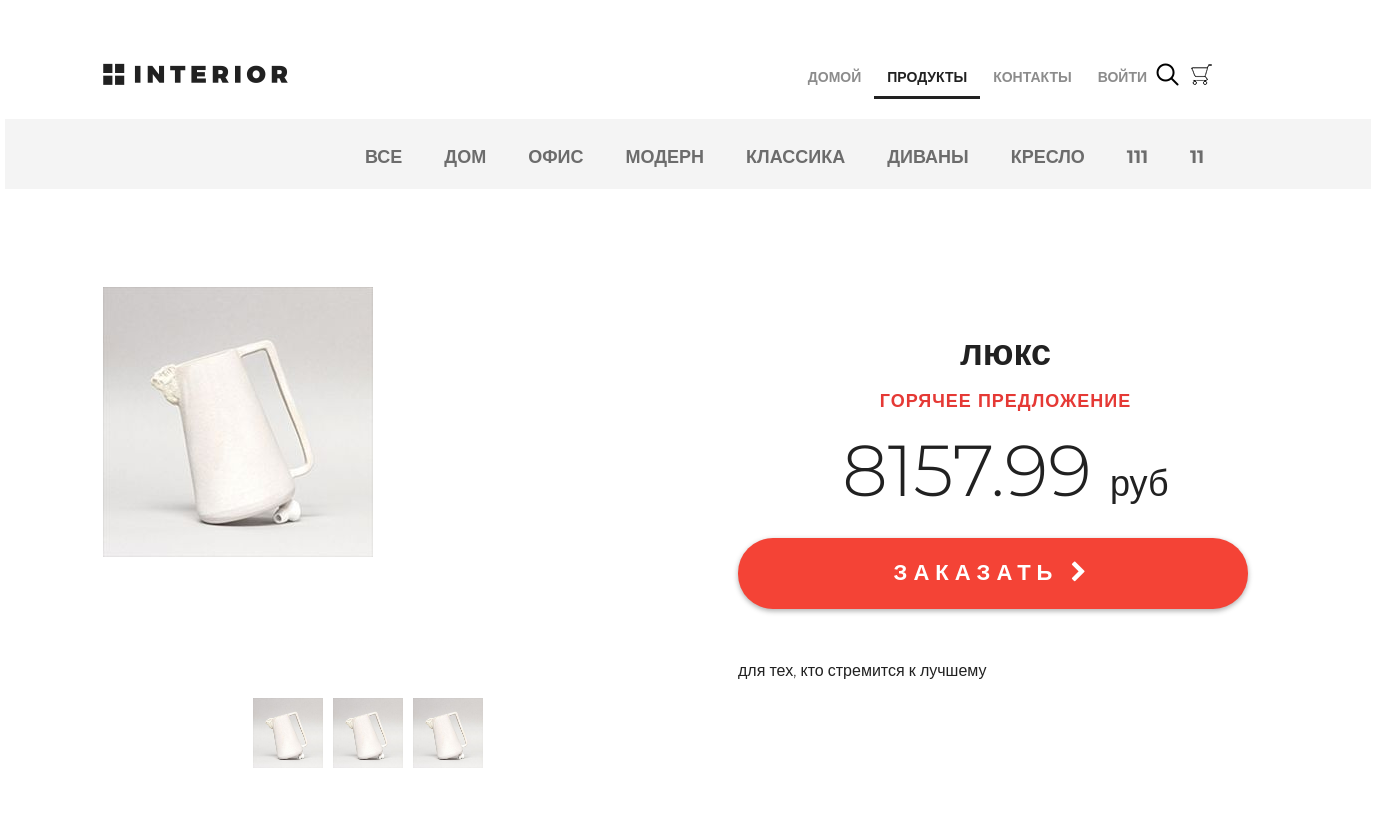
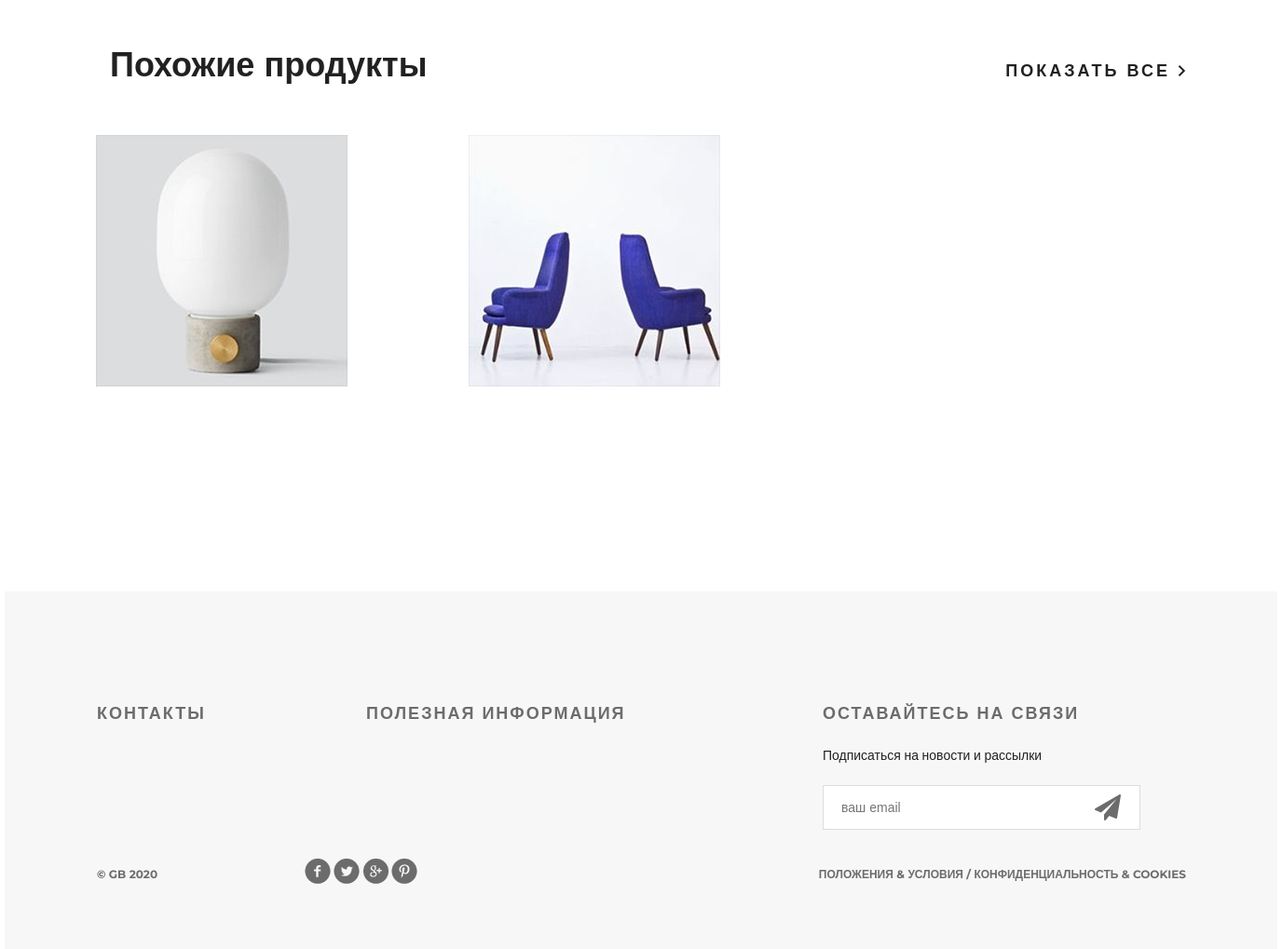
Screenshot of /products/ with the database file from the repository (2 pictures, top to bottom).
### mainapp/models.py (models this page shows, shortened)
class ProductCategory(models.Model):
    name = models.CharField(verbose_name='название категории', max_length=64, unique=True)
    description = models.TextField(verbose_name='описание категории', blank=True)
    is_active = models.BooleanField(default=True, verbose_name = 'Active')

class Product(models.Model):
    objects = None
    category = models.ForeignKey(ProductCategory, on_delete=models.CASCADE)
    name = models.CharField(verbose_name='имя продукта', max_length=128)
    image = models.ImageField(upload_to='products_images', blank=True)
    short_desc = models.CharField(verbose_name='краткое описание продукта', max_length=60, blank=True)
    description = models.TextField(verbose_name='описание продукта', blank=True)
    price = models.DecimalField(verbose_name='цена продукта', max_digits=8, decimal_places=2, default=0)
    quantity = models.PositiveIntegerField(verbose_name='количество на складе', default=0)
    is_active = models.BooleanField(default = True, verbose_name = 'активен')

### mainapp/views.py (the view, shortened to what this page needs)
# urls.py: path('products/', include('mainapp.urls', namespace='products')),
def products(request, pk=None, page= 1):
    basket = get_basket(request.user)
    title = 'продукты'
    links_menu = ProductCategory.objects.all()
    content = {
        'title'     : title,
        'links_menu': links_menu,
    }
    hot_product = get_hot_product()
    same_products = get_same_products(hot_product)
    content['same_products'] = same_products
    content['hot_product'] = hot_product
    return render(request, 'mainapp/products.html', content)

### mainapp/context_processor.py (called while the page is built)
def basket(request):
   print(f'context processor basket works')
   basket = []
   if request.user.is_authenticated:
       basket = Basket.objects.filter(user=request.user)
   return {
       'basket': basket,
   }

### mainapp/views.py (called while the page is built)
def get_basket(user):
    if user.is_authenticated:
        return Basket.objects.filter(user = user)
    else:
        return []

def get_hot_product():
    products = Product.objects.filter(category__is_active=True)
    return random.sample(list(products), 1)[0]

def get_same_products(hot_product):
    same_products = Product.objects.filter(category = hot_product.category). \
                        exclude(pk = hot_product.pk)[:3]
    return same_products

### mainapp/templates/mainapp/products.html (shortened to what this page needs)
{% extends 'mainapp/base.html' %}
{% load static %}
{% block content %}
    <div class="details">
        <div class="links clearfix">
            {% include 'mainapp/includes/inc_categories_menu.html' %}
        </div>
        <div class="details-products">
            <div class="details-slider">
                <div class="slider-product">
                    <img src="/media/{{ hot_product.image }}">
                </div>
                <div class="slider-control">
                    <div class="block">
                        <a href="#"><img src="/media/{{ hot_product.image }}" alt="">
                        </a>
                    </div>
                    <div class="block">
                        <a href="#"><img src="/media/{{ hot_product.image }}" alt="">
                        </a>
                    </div>
                    <div class="block">
                        <a href="#"><img src="/media/{{ hot_product.image }}" alt="">
                        </a>
                    </div>
                </div>
            </div>
            <div class="description">
                <h3 class="big-bold">{{ hot_product.name }}</h3>
                <h3 class="red">горячее предложение</h3>
                <p class="price"> {{ hot_product.price|floatformat:2 }} <span>руб</span></p>
                <a href="{% url 'basket:add' hot_product.pk %}" class="red-button">
                    заказать <i class="fa fa-chevron-right" aria-hidden="true"></i>
                </a>
                <div class="description-text">
                    {{ hot_product.description }}
                </div>
            </div>
        </div>
        <div class="related">
            <div class="title clearfix">
                <h2>Похожие продукты</h2>
                <a class="explore" href="#">показать все <img src="/static/img/arrow.png" alt=""></a>
            </div>
            <div class="related-products clearfix">
                {% for product in same_products %}
                    <div class="block">
                        <a href="{% url 'products:product' product.pk %}">
                            <img src="/media/{{ product.image }}" alt="{{ product.short_desc }}">
                        </a>
                    </div>
                {% endfor %}
            </div>
        </div>
    </div>
    <div class="clr"></div>
{% endblock %}

### mainapp/templates/mainapp/base.html (shortened to what this page needs)
<!DOCTYPE html>
{% load static %}
<html>
  <head>
      {% block css %}
          <link rel="stylesheet" type="text/css" href="{% static 'css/style.css' %}">
          <link rel="stylesheet" href="{% static 'fonts/font-awesome/css/font-awesome.css' %}">
      {% endblock %}
  </head>
  <body>
    <div class="container">
      {% block menu %}
      <div class="hero-white">
        <div class="header clearfix">
          <a href="/" class="logo"></a>
          {% include 'mainapp/includes/inc_menu.html' %}
        </div>
      </div>
      {% endblock %}
          <div class="content">
          {% block content %}
          {% endblock %}
          </div>
    </div>
    {% block footer %}
      <div class="footer">
        <div class="clearfix">
          <div class="text-footer">
              <h3>контакты</h3>
          </div>
          <div class="text-footer">
              <h3>полезная информация</h3>
          </div>
          <div class="text-footer clearfix">
            <h3>Оставайтесь на связи</h3>
            <p>Подписаться на новости и рассылки</p>
            <form>
                <input type="email" name="email" placeholder="ваш email">
                <a href="#"><i class="fa fa-paper-plane fa-2x" aria-hidden="true"></i></a>
            </form>
          </div>
        </div>
        <p class="small">&copy; GB {% now "Y" %}</p>
        <div class="social">
          <a href="#" class="social1"></a>
          <a href="#" class="social2"></a>
          <a href="#" class="social3"></a>
          <a href="#" class="social4"></a>
        </div>
        <p class="small">Положения &amp; Условия  /  Конфиденциальность &amp; Cookies</p>
      </div>
    {% endblock %}
  </body>
</html>

### mainapp/templates/mainapp/includes/inc_menu.html (shortened to what this page needs)
<ul class="menu">
  <li>
    <a href="{% url 'main' %}" class="{% if request.resolver_match.url_name == 'main' %}active{% endif %}">
      домой
    </a>
  </li>
  <li>
    <a href="{% url 'products:index' %}" class="{% if request.resolver_match.namespace == 'products' %}active{% endif %}">
      продукты
    </a>
  </li>
  <li>
    <a href="{% url 'contact' %}" class="{% if request.resolver_match.url_name == 'contact' %}active{% endif %}">
      контакты
    </a>
  </li>
  <li>
    {% if user.is_authenticated %}
    <a href="{% url 'auth:logout' %}">выйти</a>
    {% else %}
    <a href="{% url 'auth:login' %}">войти</a>
    {% endif %}
  </li>
</ul>
<a href="#" class="search"></a>
<a href="{% url 'basket:view' %}" class="basket">
</a>

### mainapp/templates/mainapp/includes/inc_categories_menu.html (shortened to what this page needs)
<ul class="links-menu">
  <li>
    <a href="{% url 'products:category' 0 %}" class="{% if request.resolver_match.kwargs.pk == 0 %} active {% endif %}">
      все
    </a>
  </li>
  {% for link in links_menu %}
    <li>
      <a href="{% url 'products:category' link.pk %}" class=""> {{ link.name }}
      </a>
    </li>
  {% endfor %}
</ul>

### rows the page displays
ProductCategory: name "ДОМ"
ProductCategory: name "ОФИС"
ProductCategory: name "МОДЕРН"
ProductCategory: name "КЛАССИКА"
ProductCategory: name "ДИВАНЫ"
ProductCategory: name "КРЕСЛО"
ProductCategory: name "111"
ProductCategory: name "11"
Product: image (picture), name "люкс", price "8157.99", description "для тех, кто стремится к лучшему"
Product: image (picture)
Product: image (picture)
